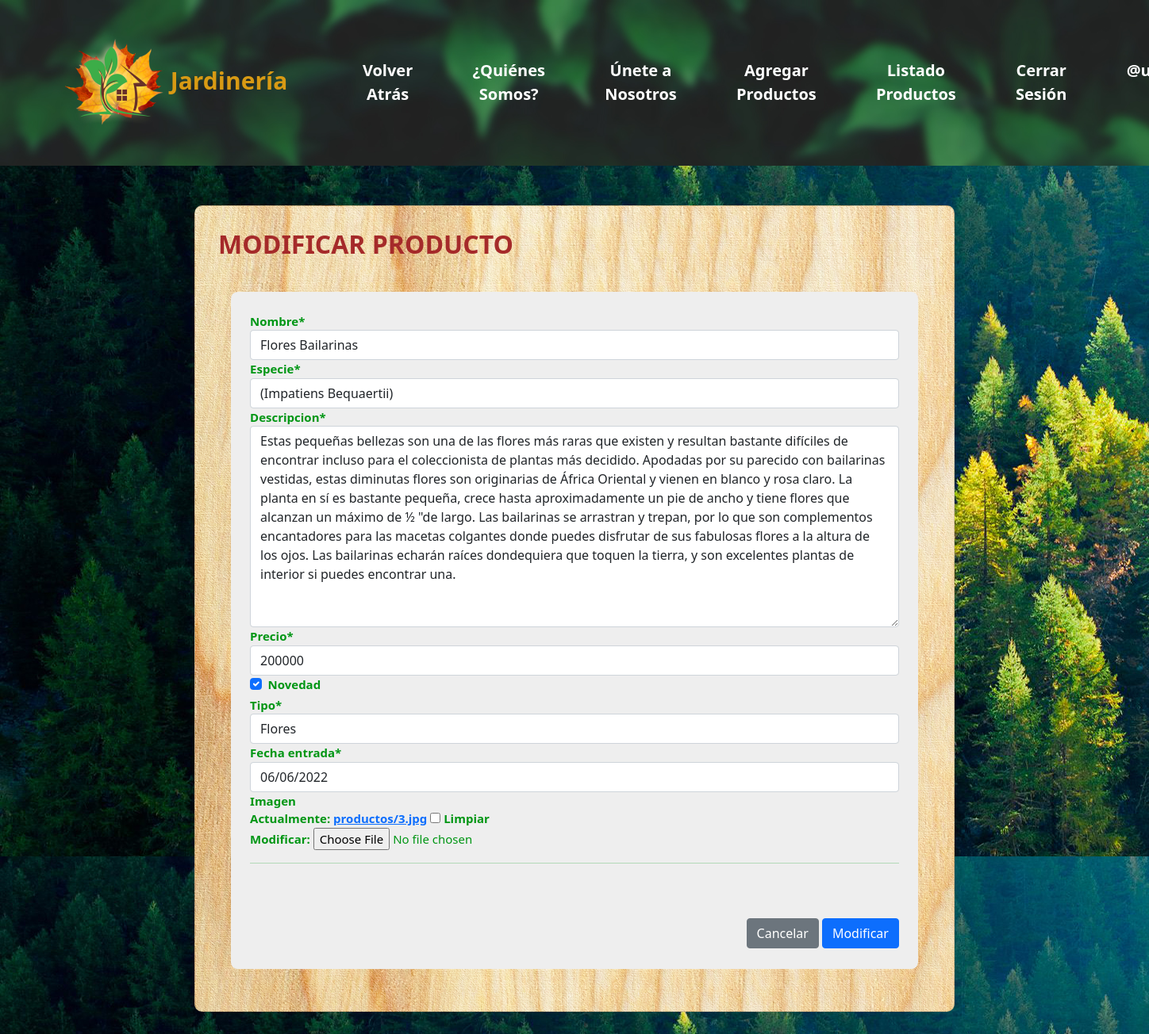
Page /modificar-producto/5/ (signed in) on the committed database.
### app/models.py (models this page shows, shortened)
class Producto(models.Model): #PRODUCTO = NOMBRE, ESPECIE, DESCRIPCION, PRECIO, NOVEDAD, TIPO, FECHA DE ENTRADA A TIENDA
    nombre = models.CharField(max_length=50)
    especie = models.CharField(max_length=50)
    descripcion = models.TextField()
    precio = models.IntegerField()
    novedad = models.BooleanField()
    tipo = models.ForeignKey(Tipo, on_delete=models.PROTECT)
    fecha_entrada = models.DateField()
    imagen = models.ImageField(upload_to="productos", null=True)

class Tipo(models.Model): #TIPO = ARBUSTO, FLORES, MACETEROS, TIERRAS
    nombre = models.CharField(max_length=50)
    def __str__(self):
        return self.nombre

### app/views.py (the view, shortened to what this page needs)
# urls.py: path('modificar-producto/<id>/', modificar_producto, name="modificar_producto"),
@permission_required('app.change_producto')
def modificar_producto(request, id):
    producto = get_object_or_404(Producto, id=id)
    data = {
        'form': ProductoForm(instance=producto)
    }
    return render(request, 'app/items/modificar.html', data)

### app/forms.py (shortened to what this page needs)
class ProductoForm(forms.ModelForm):
    nombre = forms.CharField(min_length=3, max_length=50)
    especie = forms.CharField(min_length=3, max_length=50)
    precio = forms.IntegerField(min_value=1, max_value=2000000)
    imagen = forms.ImageField(required=False, validators=[MaxSizeFileValidator(max_file_size=3)])
    class Meta:
        model = Producto
        fields = '__all__'

### app/templates/app/items/modificar.html (shortened to what this page needs)
<!DOCTYPE html>
<html lang="EN">
<head>
    {% load static %}
    <link rel="stylesheet" href="{% static 'app/P1Css/Css3.css' %}">
    <link href="https://cdn.jsdelivr.net/npm/bootstrap@5.1.3/dist/css/bootstrap.min.css" rel="stylesheet"
>
</head>
{% load crispy_forms_tags %}
<body>
    <div id="wrapper">
        <nav class="navbar navbar-expand-lg navbar-light">
            <div class="container-fluid">
                <a class="navbar-brand" href="{% url 'home' %}">
                    <img src="{% static 'app/P1Img/Logo Icon.png' %}" alt="Icon" width="125" height="125"
                        class="d-inline-block">
                    Jardinería
                </a>
                <div class="collapse navbar-collapse" id="navbarNavDropdown">
                    <ul class="navbar-nav">
                        <li class="nav-item">
                            <a class="nav-link" href="{% url 'home' %}">Volver Atrás</a>
                        </li>
                        <li class="nav-item">
                            <a class="nav-link" href="{% url 'home' %}#nosotros">¿Quiénes Somos?</a>
                        </li>
                        <li class="nav-item">
                            <a class="nav-link" href="{% url 'formulario' %}">Únete a Nosotros</a>
                        </li>
                        {% if perms.app.add_producto %}
                        <li class="nav-item">
                            <a class="nav-link" href="{% url 'agregar_producto' %}">Agregar Productos</a>
                        </li>
                        {% endif %}
                        {% if perms.app.view_producto %}
                        <li class="nav-item">
                            <a class="nav-link" href="{% url 'listar_producto' %}">Listado Productos</a>
                        </li>
                        {% endif %}
                        {% if user.is_authenticated %}
                        <li class="nav-item">
                            <a class="nav-link" href="{% url 'logout' %}">Cerrar Sesión</a>
                        </li>
                        <li class="nav-item">
                            <a class="nav-link" href="#">@{{ user.username }}</a>
                        </li>
                        {% endif %}
                    </ul>
                </div>
            </div>
        </nav>
    </div>
    <div class="row">
        <div class="col-12 col-md-8 offset-md-2">
            <div class="card" id="formulario">
                <div class="card-title">
                    <h2 style="font-weight: bold; color: brown;">MODIFICAR PRODUCTO</h2>
                </div>
                <div class="card-body">
                    <div class="container">
                        <form action="" method="post" enctype="multipart/form-data">
                            <table>
                                {{ form | crispy }}
                            </table>
                            <hr>
                            <br>
                            <br>
                            <div class="d-flex justify-content-end">
                                <input type="reset" value="Cancelar" class="btn btn-secondary">
                                <input type="submit" value="Modificar" class="btn btn-primary">
                            </div>
                        </form>
                    </div>
                </div>
            </div>
        </div>
    </div>
</body>
</html>

### app/static/app/P1Css/Css3.css (style rules this page uses)
#wrapper { background-color: rgb(65, 150, 65); width: 100%; height: auto; padding: 2%; margin-bottom: 50px; box-sizing: border-box; background-image: url('../P1Img/BG1.jpg'); background-attachment: scroll; }
#wrapper .navbar-brand { color: rgb(216, 154, 20); font-size: 30px; font-weight: bold; padding-left: 3%; padding-right: 3%; }
#wrapper nav ul li { text-align: center; justify-content: center; box-sizing: border-box; list-style: none; padding-left: 3%; padding-right: 3%; }
#wrapper nav ul li a { color: rgb(255, 255, 255); font-size: 20px; font-weight: bold; text-decoration: none; }
.navbar-brand img { width: 125px; height: 125px; }
#formulario { background-color: #ffffff; opacity: 100%; padding: 3%; margin-bottom: 50px; border-radius: 1%; box-sizing: border-box; background-image: url('../P1Img/WP3.jpg'); background-attachment: scroll; }
.container { background-color: #eeeeee; color: rgb(0, 150, 20); opacity: 100%; font-size: 15px; font-weight: bold; width: auto; height: auto; padding: 3%; margin: 1%; border-radius: 1%; box-sizing: border-box; }
body { background-color: rgb(220, 255, 200); background-image: url('../P1Img/Jardin4.jpg'); background-attachment: fixed; font-family: sans-serif; }

### rows in the picture
Producto: nombre "Flores Bailarinas", especie "(Impatiens Bequaertii)", descripcion "Estas pequeñas bellezas son una de las flores más raras que existen y resultan bastante difíciles de encontrar incluso para el coleccionista de plantas más decidido. Apodadas por su parecido con bailarinas vestidas, estas diminutas flores son originarias de África Oriental y vienen en blanco y rosa claro. La planta en sí es bastante pequeña, crece hasta aproximadamente un pie de ancho y tiene flores que alcanzan un máximo de ½ \"de largo. Las bailarinas se arrastran y trepan, por lo que son complementos encantadores para las macetas colgantes donde puedes disfrutar de sus fabulosas flores a la altura de los ojos. Las bailarinas echarán raíces dondequiera que toquen la tierra, y son…", precio "200000", novedad "☑", tipo "Flores", fecha_entrada "06/06/2022"
